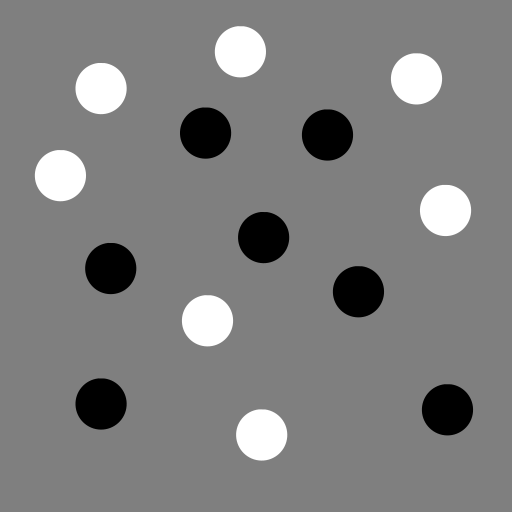
#> input picture week_2/EX_2_data/test_blob_uniform.png, 512 x 512 px
$ jupyter execute 'Week 2_temp.ipynb'
#> lines starting #> are read from the running program, lines starting #| are printed output that depends on the picture
[cell 1]
from IPython.core.display import display, HTML
display(HTML("<style>.container { width:100% !important; }</style>"))

[cell 2]
from scipy import ndimage
from scipy import signal
import numpy as np
from matplotlib import pyplot as plt
from PIL import Image
import pandas as pd
from skimage.draw import circle

[cell 3]
def create_1d_gaussian_kernel(t):
    return signal.gaussian(np.ceil(2 * 3 * t ** 0.5 + 1), std=t ** 0.5)

Derive (analytically) the second order derivative of the Gaussian

[cell 4]
def analytical_2nd_gaussian_1d(t,multiplier=3):
    sigma = t**0.5
    window_size = multiplier*sigma
    x = np.arange(-window_size,window_size+1,1)
    dd_gauss = -(((sigma ** 2) - x ** 2) / ((sigma ** 5) * np.sqrt(2 * np.pi))) * np.exp(-(x ** 2) / (2 * sigma ** 2))
    return dd_gauss

def gaussian_1d(t,multiplier=3):
    sigma = t**0.5
    window_size = int(multiplier*sigma)
    vector_size = int(np.ceil(window_size*2+1))
    x = np.arange(-window_size,window_size+1,1)
    gauss = signal.gaussian(vector_size, std=sigma)
    return gauss

plt.plot(analytical_2nd_gaussian_1d(325))
#> (this line was passed over: IPython is not available in this run)

Implement a function that takes the variance t as input and outputs
a filter kernel of g and $\frac{d^2g}{dx^2}$. You should use a filter kernel of at least 3t. Why?
<hr>
This is because t is the varance and 3t should make the window large enough so that we get most of the effect of the filter within the window. As we go farther than 3/2t to either side, the effect of the window would be negligable.

#### 3. Try the function on the synthetic test image test_blob_uniform.png

[cell 5]
image = plt.imread('./EX_2_data/test_blob_uniform.png')
#> image is the input picture: shape (512, 512) float32; min 0, max 1, mean 0.498
plt.imshow(image)
#> (this line was passed over: IPython is not available in this run)
plt.show()

[cell 6]
def convolve_with_1d_kernel(image, kernel):
    convolved_first = ndimage.convolve(image, [kernel], mode='nearest', cval=0.0)
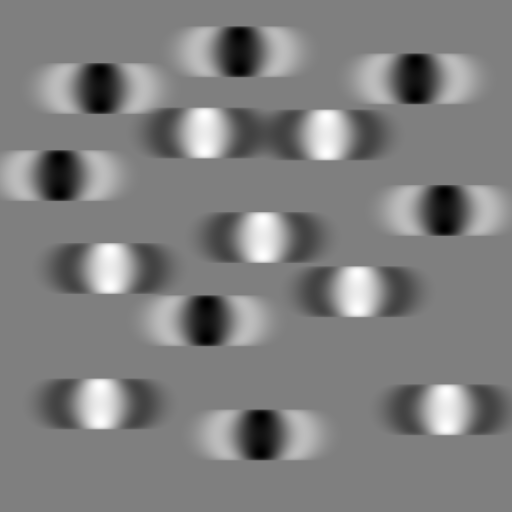
#> convolved_first: shape (512, 512) float32; min -0.000783, max 0.000706, mean -3.57e-05; drawn with min black and max white
    convolved_second = ndimage.convolve(convolved_first.T, [kernel], mode='nearest', cval=0.0).T
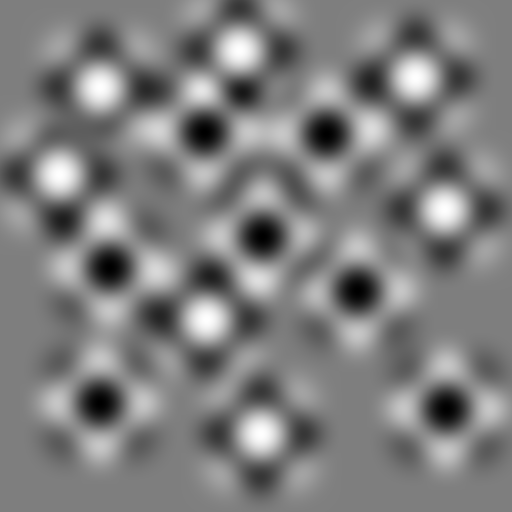
#> convolved_second: shape (512, 512) float32; min -8.57e-07, max 8.69e-07, mean 2.58e-09; drawn with min black and max white
    return convolved_second

[cell 7]
kernel = analytical_2nd_gaussian_1d(325)
convolved = convolve_with_1d_kernel(image,kernel)
plt.imshow(convolved)
#> (this line was passed over: IPython is not available in this run)

# 2.1.2 Detecting blobs on one scale

## 1. Compute the Laplacian at one scale using the synthetic test image <code>test_blob_uniform.png</code>

[cell 8]
def Laplacian(img, t):

#> called with t = 325
    dd_gaussian_kernel = analytical_2nd_gaussian_1d(t)
    gaussian_kernel = gaussian_1d(t)

    Lxx = ndimage.convolve(img, np.array([dd_gaussian_kernel]), mode='nearest', cval=0.0)
    Lxx = ndimage.convolve(Lxx, np.array([gaussian_kernel]).T, mode='nearest', cval=0.0)
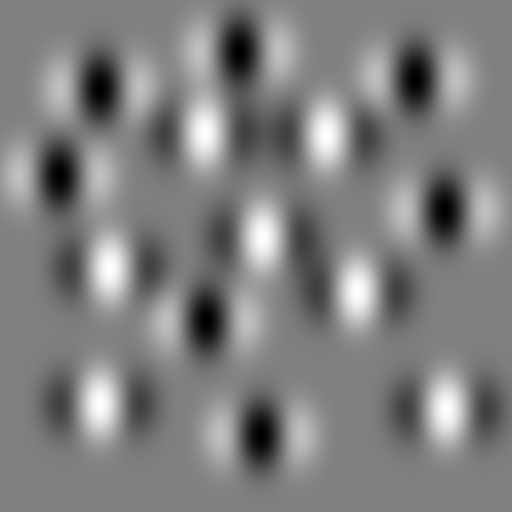
#> Lxx: shape (512, 512) float32; min -0.0273, max 0.0239, mean -0.00161; drawn with min black and max white

    Lyy = ndimage.convolve(img, np.array([dd_gaussian_kernel]).T, mode='nearest', cval=0.0)
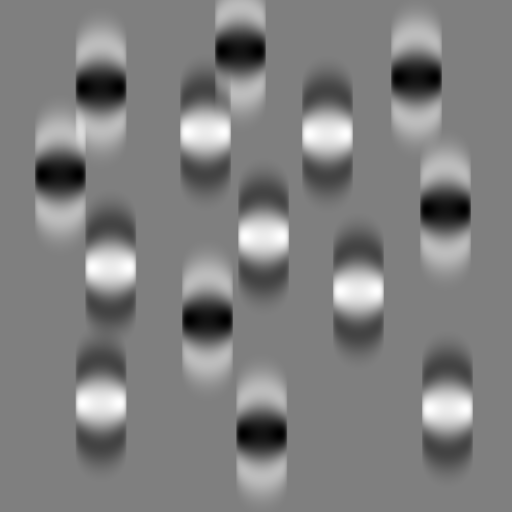
#> Lyy: shape (512, 512) float32; min -0.000783, max 0.000706, mean -3.6e-05; drawn with min black and max white
    Lyy = ndimage.convolve(Lyy, np.array([gaussian_kernel]), mode='nearest', cval=0.0)
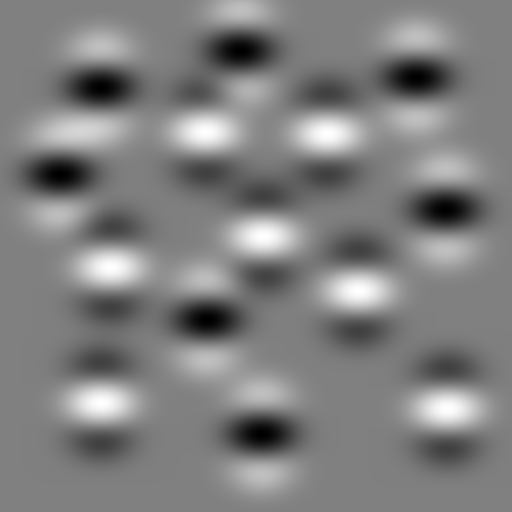
#> Lyy: shape (512, 512) float32; min -0.0272, max 0.0238, mean -0.00162; drawn with min black and max white

    L = Lxx+Lyy
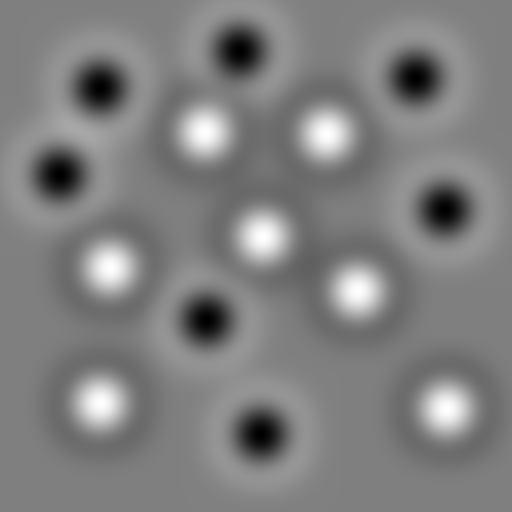
#> L: shape (512, 512) float32; min -0.0545, max 0.0477, mean -0.00323; drawn with min black and max white

    return L,Lxx,Lyy

[cell 9]
t = 325
L,Lxx,Lyy = Laplacian(image,t)
plt.imshow(L)
#> (this line was passed over: IPython is not available in this run)
plt.show()

## 2. Build a function that detects the coordinates of maxima and minima in the Laplacian image (detect blobs).
<hr>

### Notes:

<li> What matters this case is finding <b>local</b> minima/maxima. That means that a point is smaller/larger than all of its neighbours. This can only happen at the point of minima/maxima

[cell 10]
plt.imshow(image)
#> (this line was passed over: IPython is not available in this run)

[cell 11]
plt.figure(figsize=(10,10))
#> (this line was passed over: IPython is not available in this run)
plt.imshow(L)
#> (this line was passed over: IPython is not available in this run)
